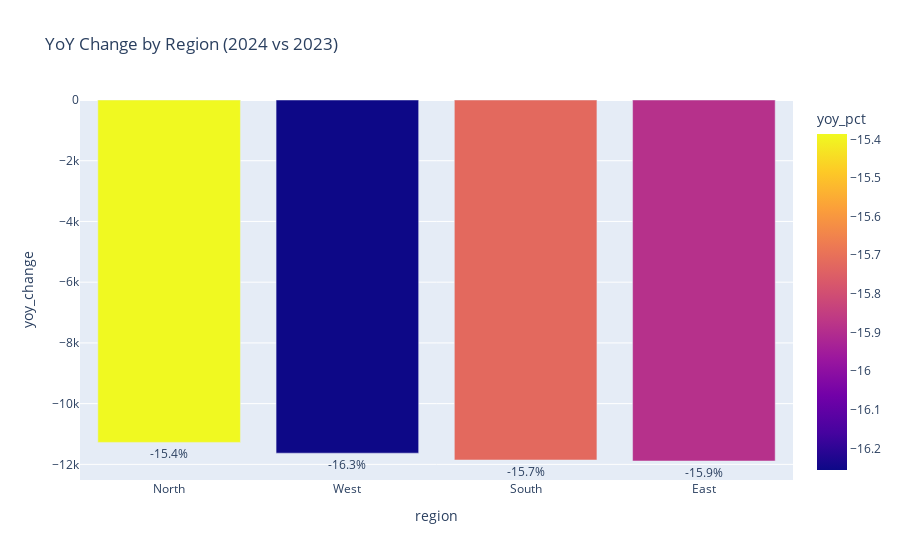

Notebook code cell kept with this figure:
### Code cell
yoy_df = df_sql("""
SELECT
    _outer.region,
    aggregate(revenue) at (set year = 2024) as rev_2024,
    aggregate(revenue) at (set year = 2023) as rev_2023,
    aggregate(revenue) at (set year = 2024) - aggregate(revenue) at (set year = 2023) as yoy_change,
    100.0 * (aggregate(revenue) at (set year = 2024) - aggregate(revenue) at (set year = 2023))
        / nullif(aggregate(revenue) at (set year = 2023), 0) as yoy_pct
from orders_v as _outer
order by yoy_change desc;
""")
yoy_df["yoy_pct_label"] = yoy_df["yoy_pct"].map(lambda v: f"{float(v):.1f}%")
display(yoy_df)
fig = px.bar(
    yoy_df,
    x="region",
    y="yoy_change",
    color="yoy_pct",
    text="yoy_pct_label",
    title="YoY Change by Region (2024 vs 2023)"
)
fig.update_traces(textposition="outside")
fig.show()

### Figure 1 — Plotly figure (JSON) as saved in the notebook; plotly's stock layout.template omitted (floating-point values rounded to 4 significant figures)
{"data": [{"hovertemplate": "region=%{x}<br>yoy_change=%{y}<br>yoy_pct_label=%{text}<br>yoy_pct=%{marker.color}<extra></extra>", "legendgroup": "", "marker": {"color": [-15.39, -16.26, -15.72, -15.89], "coloraxis": "coloraxis", "pattern": {"shape": ""}}, "name": "", "orientation": "v", "showlegend": false, "text": ["-15.4%", "-16.3%", "-15.7%", "-15.9%"], "textposition": "outside", "type": "bar", "x": ["North", "West", "South", "East"], "xaxis": "x", "y": [-11280.0, -11630.0, -11860.0, -11890.0], "yaxis": "y"}], "layout": {"barmode": "relative", "coloraxis": {"colorbar": {"title": {"text": "yoy_pct"}}, "colorscale": [[0, "#0d0887"], [0.1111, "#46039f"], [0.2222, "#7201a8"], [0.3333, "#9c179e"], [0.4444, "#bd3786"], [0.5556, "#d8576b"], [0.6667, "#ed7953"], [0.7778, "#fb9f3a"], [0.8889, "#fdca26"], [1, "#f0f921"]]}, "legend": {"tracegroupgap": 0}, "title": {"text": "YoY Change by Region (2024 vs 2023)"}, "xaxis": {"anchor": "y", "domain": [0, 1], "title": {"text": "region"}}, "yaxis": {"anchor": "x", "domain": [0, 1], "title": {"text": "yoy_change"}}}}
